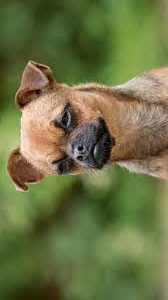
#> input picture images/dog.jpg, 168 x 300 px
$ jupyter execute Image_enhancement_techniques.ipynb
#> lines starting #> are read from the running program, lines starting #| are printed output that depends on the picture; after the words box and inside, x2 and y2 are one past the last pixel; in counts of white or black regions, pixels touching at a corner belong together
#> further down, img is the input picture: shape (300, 168, 3); mean B, G, R 68.4, 114.4, 108.1
### Color correction
Adjustment of color balance, saturation and hue to achieve natural or desired colors.

[cell 1]
import cv2
import numpy as np
import matplotlib.pyplot as plt

def color_correction(image):
    lab = cv2.cvtColor(image, cv2.COLOR_BGR2LAB)
#> lab: shape (300, 168, 3); mean of channels 0, 1, 2 118.5, 118, 152.9
    l, a, b = cv2.split(lab)
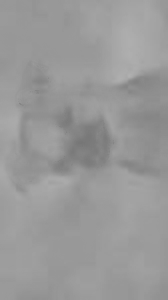
#> b: shape (300, 168); min 118, max 177, mean 152.9
    clahe = cv2.createCLAHE(clipLimit=3.0, tileGridSize=(8,8))
    cl = clahe.apply(l)
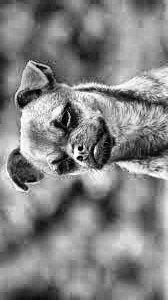
#> cl: shape (300, 168); min 1, max 255, mean 131
    limg = cv2.merge((cl,a,b))
#> limg: shape (300, 168, 3); mean of channels 0, 1, 2 131, 118, 152.9
    final = cv2.cvtColor(limg, cv2.COLOR_LAB2BGR)
    return final

# Read image
img = cv2.imread('images/dog.jpg')

# Apply color correction
corrected = color_correction(img)

# Convert BGR to RGB for matplotlib
img_rgb = cv2.cvtColor(img, cv2.COLOR_BGR2RGB)
corrected_rgb = cv2.cvtColor(corrected, cv2.COLOR_BGR2RGB)

# Show images
plt.figure(figsize=(12,6))
plt.subplot(121), plt.imshow(img_rgb)
plt.title('Original'), plt.axis('off')
plt.subplot(122), plt.imshow(corrected_rgb)
plt.title('Corrected'), plt.axis('off')
plt.tight_layout()
plt.show()

### Rectification
Correction of geometric distortions that can be caused by camera lenses or perspective.

[cell 2]
import cv2
import numpy as np
import matplotlib.pyplot as plt

def undistort(image, k1, k2, p1, p2):
#> called with k1 = -0.3, k2 = 0.1, p1 = 0, p2 = 0
    h, w = image.shape[:2]
#> h = 300; w = 168
    camera_matrix = np.array([[w, 0, w/2], [0, h, h/2], [0, 0, 1]], dtype=np.float32)
#> camera_matrix = [[168, 0, 84], [0, 300, 150], [0, 0, 1]]
    dist_coeffs = np.array([k1, k2, p1, p2, 0], dtype=np.float32)
    newcameramtx, roi = cv2.getOptimalNewCameraMatrix(camera_matrix, dist_coeffs, (w,h), 1, (w,h))
#> roi = (8, 14, 152, 272)
    dst = cv2.undistort(image, camera_matrix, dist_coeffs, None, newcameramtx)
    return dst

img = cv2.imread('images/dog.jpg')
undistorted = undistort(img, -0.3, 0.1, 0, 0)

# Convert BGR to RGB for matplotlib
img_rgb = cv2.cvtColor(img, cv2.COLOR_BGR2RGB)
undistorted_rgb = cv2.cvtColor(undistorted, cv2.COLOR_BGR2RGB)

plt.figure(figsize=(12,6))
plt.subplot(121), plt.imshow(img_rgb)
plt.title('Original'), plt.axis('off')
plt.subplot(122), plt.imshow(undistorted_rgb)
plt.title('Rectification'), plt.axis('off')
plt.tight_layout()
plt.show()

### Deconvolution
Mathematical technique for sharpening images by reversing the blur function

[cell 3]
import numpy as np
from scipy import signal
import cv2
import matplotlib.pyplot as plt

def wiener_deconvolution(image, kernel, K):
#> called with kernel = array of shape (5, 5), K = 0.01
    kernel /= np.sum(kernel)

    # Process each color channel separately
    result = np.zeros_like(image, dtype=float)
    for i in range(3):  # For each color channel (BGR)
        dummy = np.fft.fft2(image[:,:,i])
        kernel_fft = np.fft.fft2(kernel, s=image[:,:,i].shape)
        kernel_fft = np.conj(kernel_fft) / (np.abs(kernel_fft)**2 + K)
        dummy = dummy * kernel_fft
        result[:,:,i] = np.abs(np.fft.ifft2(dummy))
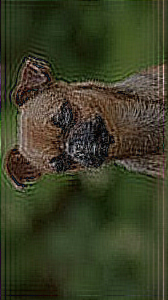
#> result: shape (300, 168, 3) float64; mean B, G, R 70.7, 115, 108.7; drawn with min black and max white

    return np.clip(result, 0, 255).astype(np.uint8)

img = cv2.imread('images/dog.jpg')
if img is None:
    raise ValueError("Image could not be loaded. Check the path.")

kernel = np.ones((5,5)) / 25
deconvolved = wiener_deconvolution(img, kernel, K=0.01)

# Convert BGR to RGB for matplotlib
img_rgb = cv2.cvtColor(img, cv2.COLOR_BGR2RGB)
deconvolved_rgb = cv2.cvtColor(deconvolved, cv2.COLOR_BGR2RGB)

plt.figure(figsize=(12,6))
plt.subplot(121), plt.imshow(img_rgb)
plt.title('Original'), plt.axis('off')
plt.subplot(122), plt.imshow(deconvolved_rgb)
plt.title('Deconvolution'), plt.axis('off')
plt.tight_layout()
plt.show()

### Super-Resolution
Techniques for increasing the image resolution beyond the original recording resolution.

[cell 4]
import cv2
import numpy as np
import matplotlib.pyplot as plt

def simple_super_resolution(image, scale=2):
#> called with scale = 2
    return cv2.resize(image, None, fx=scale, fy=scale, interpolation=cv2.INTER_CUBIC)
#> returned value: shape (600, 336, 3)

img = cv2.imread('images/dog.jpg')

if img is None:
    print("Error loading the image. Check the path.")
else:
    upscaled = simple_super_resolution(img)

    # Convert BGR to RGB for matplotlib
    img_rgb = cv2.cvtColor(img, cv2.COLOR_BGR2RGB)
    upscaled_rgb = cv2.cvtColor(upscaled, cv2.COLOR_BGR2RGB)

    plt.figure(figsize=(12,6))
    plt.subplot(121), plt.imshow(img_rgb)
    plt.title('Original'), plt.axis('off')
    plt.subplot(122), plt.imshow(upscaled_rgb)
    plt.title('Simple Super-Resolution'), plt.axis('off')
    plt.tight_layout()
    plt.show()

### Image segmentation
Separation of foreground and background or objects in the image for further processing steps

[cell 5]
import cv2
import numpy as np
import matplotlib.pyplot as plt

def segment_image(image):
    # Convert the image to the HSV color space
    hsv = cv2.cvtColor(image, cv2.COLOR_BGR2HSV)
#> hsv: shape (300, 168, 3); mean H, S, V 35.1, 121.2, 123

    # Define the area for the green background
    lower_green = np.array([25, 25, 25])  # Lower limit for green
    upper_green = np.array([80, 255, 255])  # upper limit for greent

    # Create a mask for the green background
    mask_green = cv2.inRange(hsv, lower_green, upper_green)
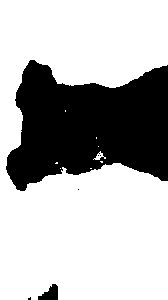
#> mask_green: shape (300, 168); 70.6% white; 6 black regions (4 under 20 px), largest, box (x1, y1, x2, y2) and area: (6, 60, 168, 191) 14618, (38, 284, 58, 300) 201

    # Invert the mask to isolate the dog
    mask_dog = cv2.bitwise_not(mask_green)

    # Apply the mask to the original image
    segmented_image = cv2.bitwise_and(image, image, mask=mask_dog)

    # Optional: Apply morphological operations to improve the result
    kernel = np.ones((5, 5), np.uint8)
    segmented_image = cv2.morphologyEx(segmented_image, cv2.MORPH_OPEN, kernel)
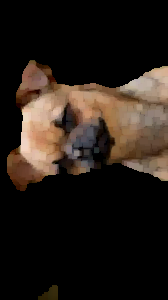
#> segmented_image: shape (300, 168, 3); mean B, G, R 23.6, 30.1, 38.8

    return segmented_image

# Load the image
img = cv2.imread('images/dog.jpg')
segmented = segment_image(img)

# Convert BGR to RGB for matplotlib
img_rgb = cv2.cvtColor(img, cv2.COLOR_BGR2RGB)
segmented_rgb = cv2.cvtColor(segmented, cv2.COLOR_BGR2RGB)

# Show results
plt.figure(figsize=(12, 6))
plt.subplot(121), plt.imshow(img_rgb)
plt.title('Original'), plt.axis('off')
plt.subplot(122), plt.imshow(segmented_rgb)
plt.title('Segmented'), plt.axis('off')
plt.tight_layout()
plt.show()

[cell 6]
import cv2
import numpy as np
import matplotlib.pyplot as plt

img = cv2.imread('images/darkImage.jpg', 0)
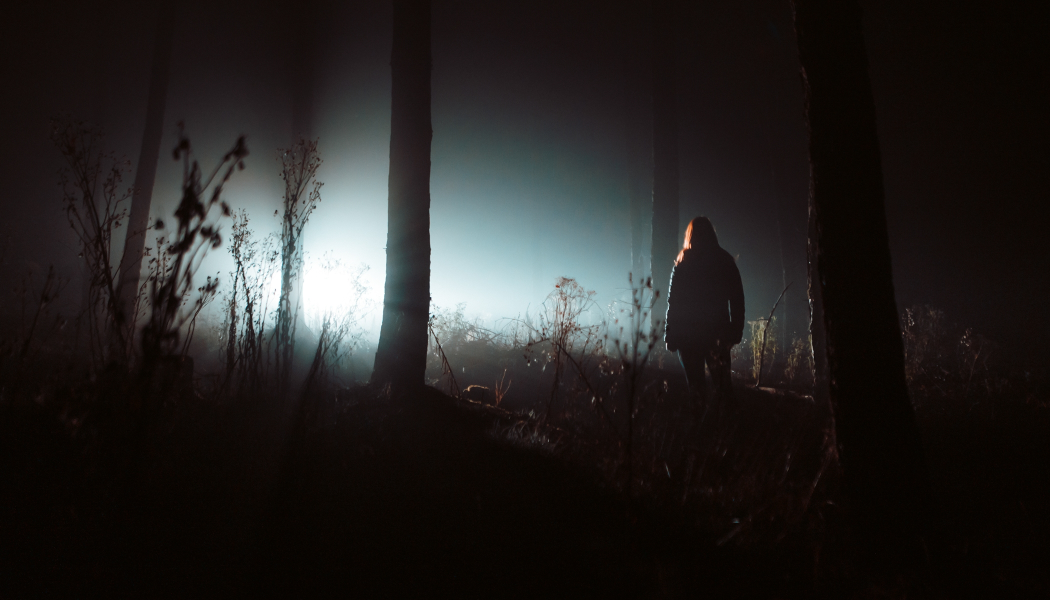
#> input picture images/darkImage.jpg, 2100 x 1200 px (shown at 1/2 size)
#> img: shape (1200, 2100); min 0, max 255, mean 35.7

if img is None:
    print("Fehler beim Laden des Bildes")
    exit()


# Perform histogram equalization
img_equalized = cv2.equalizeHist(img)
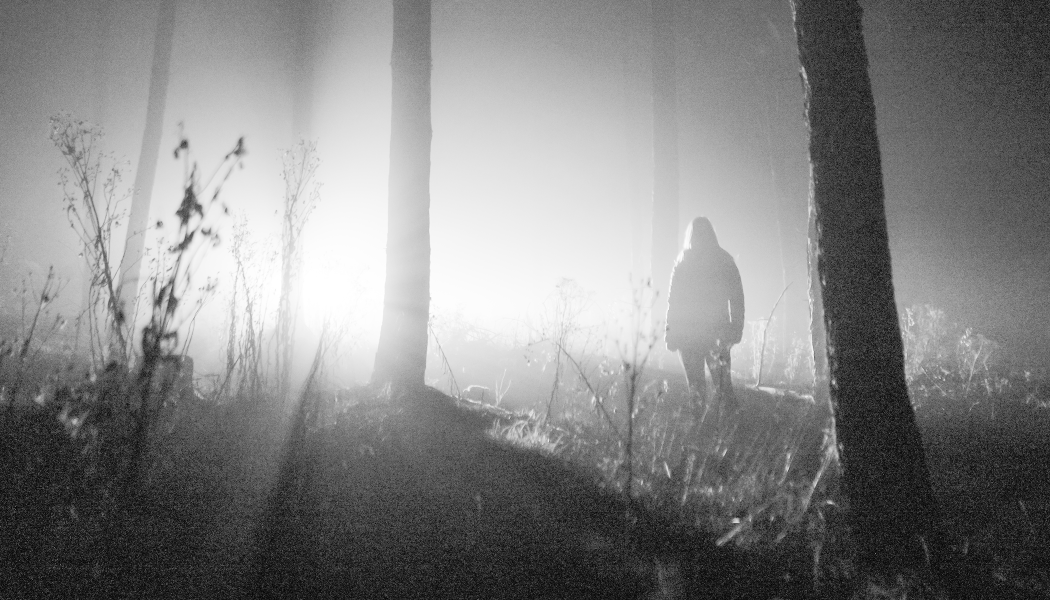
#> img_equalized: shape (1200, 2100) (shown at 1/2 size); min 0, max 255, mean 131

# Show results
plt.figure(figsize=(10, 5))

plt.subplot(221)
plt.imshow(img, cmap='gray')
plt.title('Original image')
plt.axis('off')

plt.subplot(222)
plt.imshow(img_equalized, cmap='gray')
plt.title('Balanced image')
plt.axis('off')

plt.subplot(223)
plt.hist(img.flatten(), 256, [0, 256], color='r')
plt.title('Histogram (original)')
plt.xlim([0, 256])

plt.subplot(224)
plt.hist(img_equalized.flatten(), 256, [0, 256], color='r')
plt.title('Histogram (balanced)')
plt.xlim([0, 256])

plt.tight_layout()
plt.show()
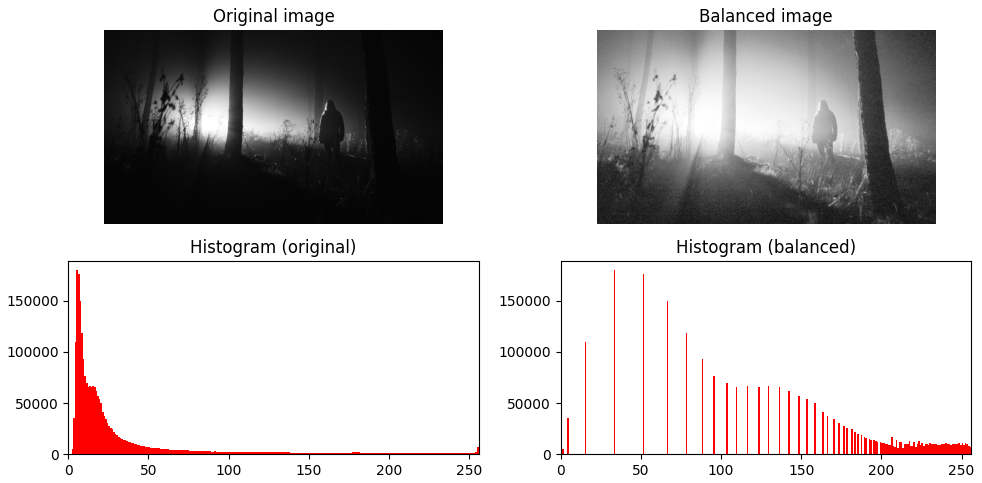
#> figure drawn by matplotlib, 4 panels; panel 3: tallest bar 179854 high, from x = 5 to 6; panel 4: tallest bar 179854 high, from x = 33 to 34

# Bild speichern
cv2.imwrite('equalized_image.jpg', img_equalized)
#> Out = True

### Types and variants of histogram equalization for images
There are different types and variants of histogram equalization for images. These different methods offer flexibility in image enhancement and can be used depending on the application and desired result. Each method has its specific advantages and disadvantages in terms of contrast enhancement, detail preservation and possible artifacts.

Each of these methods has its own strengths and can be effective in different ways depending on the application and the desired result. Experiment with different methods and parameters to achieve the best result for your specific image.

### Global histogram equalization
This is the classic method in which the histogram of the entire image is evenly distributed. It improves the global contrast, but can lead to excessive contrast enhancement in some cases.

[cell 7]
import cv2
import numpy as np
import matplotlib.pyplot as plt

img = cv2.imread('images/darkImage.jpg', 0)
eq_img = cv2.equalizeHist(img)

plt.subplot(121), plt.imshow(img, cmap='gray')
plt.subplot(122), plt.imshow(eq_img, cmap='gray')

### Adaptive Histogram Equalization (AHE):
This method divides the image into smaller areas (tiles) and applies the histogram equalization to each tile separately. This results in better local contrast enhancement, especially for images with different lighting conditions.

[cell 8]
from skimage import exposure
import cv2
import numpy as np
import matplotlib.pyplot as plt

img = cv2.imread('images/darkImage.jpg', 0)
eq_img = exposure.equalize_adapthist(img)
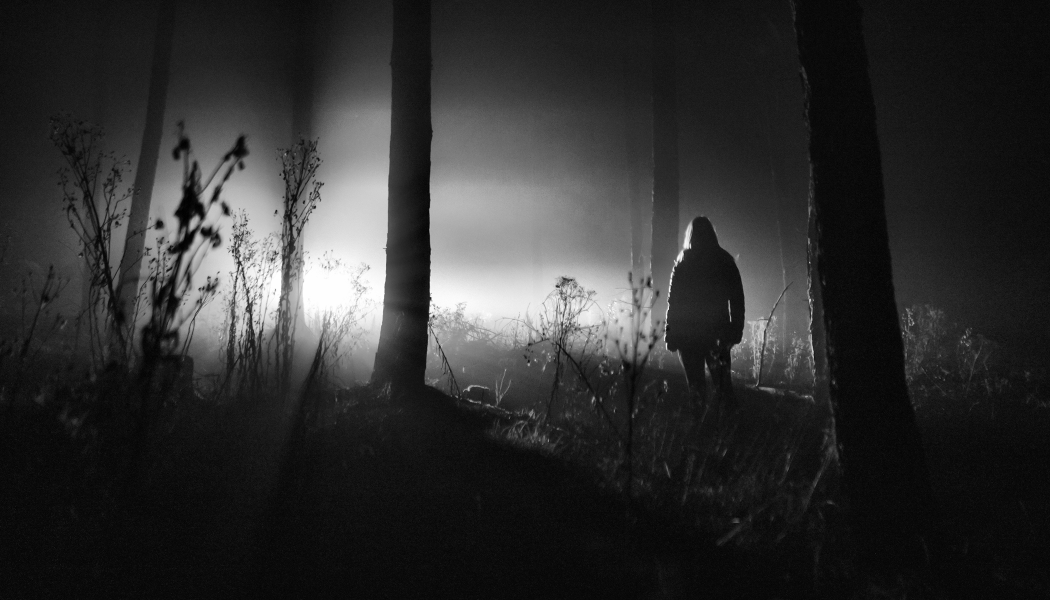
#> eq_img: shape (1200, 2100) float64 (shown at 1/2 size); min 0, max 1, mean 0.187

plt.subplot(121), plt.imshow(img, cmap='gray')
plt.subplot(122), plt.imshow(eq_img, cmap='gray')
plt.show()

### Contrast Limited Adaptive Histogram Equalization (CLAHE):
An enhancement of AHE that introduces a limit on contrast to reduce over-enhancement and noise amplification

[cell 9]
import cv2
import numpy as np
import matplotlib.pyplot as plt

img = cv2.imread('images/darkImage.jpg', 0)
clahe = cv2.createCLAHE(clipLimit=2.0, tileGridSize=(8,8))
eq_img = clahe.apply(img)

plt.subplot(121), plt.imshow(img, cmap='gray')
plt.subplot(122), plt.imshow(eq_img, cmap='gray')

### Histogram stretching:
This technique stretches the histogram over the entire available gray value range. A certain percentage of the darkest and lightest pixels are often mapped to the extreme values.

[cell 10]
import cv2
import numpy as np
import matplotlib.pyplot as plt

def stretch_hist(img, lower_percent=1, upper_percent=99):
#> called with lower_percent = 1, upper_percent = 99
    low_in = np.percentile(img, lower_percent)
#> low_in = 3
    high_in = np.percentile(img, upper_percent)
#> high_in = 241
    out = np.clip(img, low_in, high_in)
    out = (out - low_in) / (high_in - low_in) * 255
    return out.astype(np.uint8)
#> returned value: shape (1200, 2100)

img = cv2.imread('images/darkImage.jpg', 0)
eq_img = stretch_hist(img)

plt.subplot(121), plt.imshow(img, cmap='gray')
plt.subplot(122), plt.imshow(eq_img, cmap='gray')
plt.show()

### Histogram shrinking:
This transforms the gray values into a narrower range of values. This can be useful to emphasize certain areas of the image.

[cell 11]
import cv2
import numpy as np
import matplotlib.pyplot as plt

def shrink_hist(img, min_out=50, max_out=200):
#> called with min_out = 50, max_out = 200
    min_in, max_in = img.min(), img.max()
#> min_in = 0; max_in = 255
    out = (img - min_in) / (max_in - min_in) * (max_out - min_out) + min_out
    return out.astype(np.uint8)

img = cv2.imread('images/darkImage.jpg', 0)
eq_img = shrink_hist(img)

plt.subplot(121), plt.imshow(img, cmap='gray')
plt.subplot(122), plt.imshow(eq_img, cmap='gray')
plt.show()

### Piecewise linear histogram transformation:
With this method, different sections of the histogram can be spread or compressed to different degrees.

[cell 12]
import cv2
import numpy as np
import matplotlib.pyplot as plt

def piecewise_linear_transform(img, breakpoints, slopes):
    lut = np.zeros(256, dtype=np.uint8)
    last_bp = 0
    for bp, slope in zip(breakpoints, slopes):
        lut[last_bp:bp] = np.clip(np.round(np.arange(last_bp, bp) * slope), 0, 255)
        last_bp = bp
    lut[last_bp:] = np.clip(np.round(np.arange(last_bp, 256) * slopes[-1]), 0, 255)
    return cv2.LUT(img, lut)

img = cv2.imread('images/darkImage.jpg', 0)
eq_img = piecewise_linear_transform(img, [64, 192], [1.5, 0.7, 1.2])

plt.subplot(121), plt.imshow(img, cmap='gray')
plt.subplot(122), plt.imshow(eq_img, cmap='gray')
plt.show()

### Histogram limitation:
Here, gray values outside a certain range are mapped to black or white, followed by contrast enhancement in the remaining range.

[cell 13]
import cv2
import numpy as np
import matplotlib.pyplot as plt

def limit_histogram(img, lower_limit=50, upper_limit=200):
#> called with lower_limit = 50, upper_limit = 200
    out = np.clip(img, lower_limit, upper_limit)
    out = ((out - lower_limit) / (upper_limit - lower_limit) * 255).astype(np.uint8)
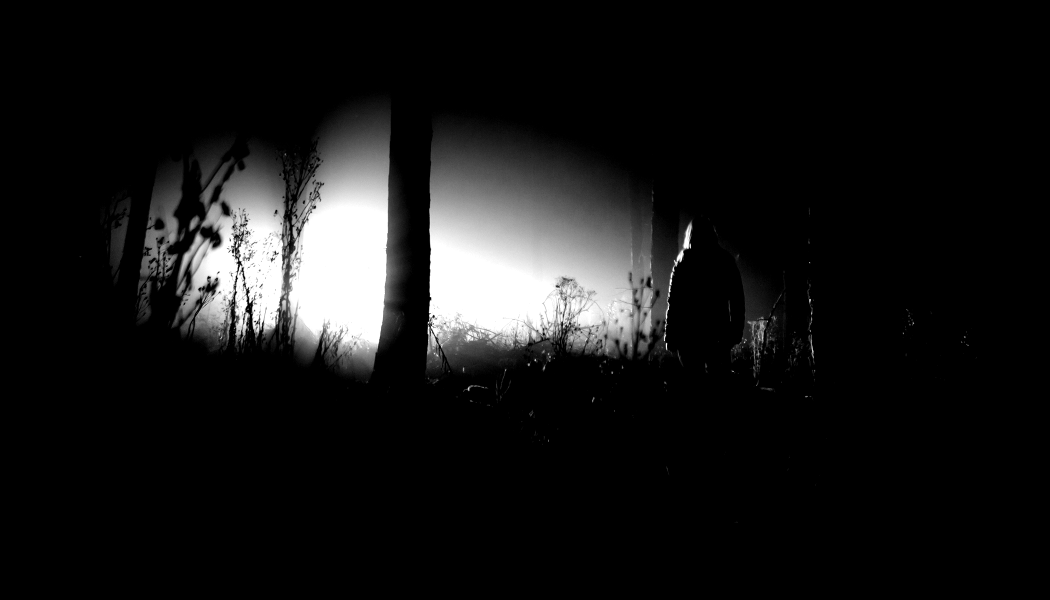
#> out: shape (1200, 2100) (shown at 1/2 size); min 0, max 255, mean 22.8
    return out

img = cv2.imread('images/darkImage.jpg', 0)
eq_img = limit_histogram(img)

plt.subplot(121), plt.imshow(img, cmap='gray')
plt.subplot(122), plt.imshow(eq_img, cmap='gray')
